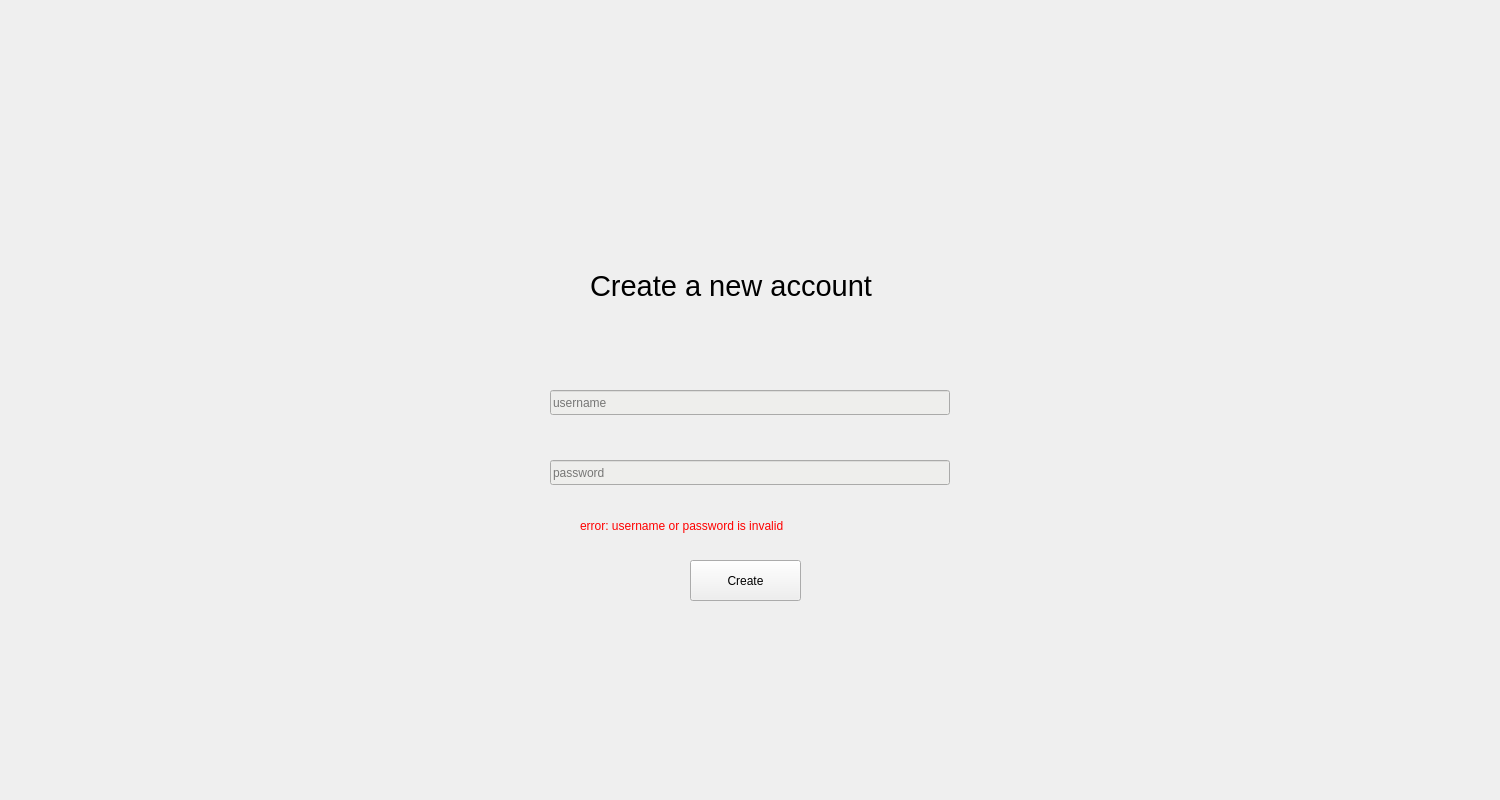
<?xml version="1.0" encoding="UTF-8"?>
<ui version="4.0">
 <class>CreateAccountPage</class>
 <widget class="QWidget" name="CreateAccountPage">
  <property name="geometry">
   <rect>
    <x>0</x>
    <y>0</y>
    <width>1500</width>
    <height>800</height>
   </rect>
  </property>
  <property name="windowTitle">
   <string>CreateAccountPage</string>
  </property>
  <widget class="QPushButton" name="Create">
   <property name="geometry">
    <rect>
     <x>690</x>
     <y>560</y>
     <width>111</width>
     <height>41</height>
    </rect>
   </property>
   <property name="text">
    <string>Create</string>
   </property>
  </widget>
  <widget class="QLineEdit" name="username">
   <property name="geometry">
    <rect>
     <x>550</x>
     <y>390</y>
     <width>400</width>
     <height>25</height>
    </rect>
   </property>
   <property name="minimumSize">
    <size>
     <width>400</width>
     <height>0</height>
    </size>
   </property>
   <property name="maximumSize">
    <size>
     <width>400</width>
     <height>16777215</height>
    </size>
   </property>
   <property name="styleSheet">
    <string notr="true">background-color: rgb(238, 238, 236);</string>
   </property>
   <property name="text">
    <string/>
   </property>
   <property name="placeholderText">
    <string>username</string>
   </property>
  </widget>
  <widget class="QLineEdit" name="password">
   <property name="geometry">
    <rect>
     <x>550</x>
     <y>460</y>
     <width>400</width>
     <height>25</height>
    </rect>
   </property>
   <property name="minimumSize">
    <size>
     <width>400</width>
     <height>0</height>
    </size>
   </property>
   <property name="maximumSize">
    <size>
     <width>400</width>
     <height>16777215</height>
    </size>
   </property>
   <property name="styleSheet">
    <string notr="true">background-color: rgb(238, 238, 236);</string>
   </property>
   <property name="text">
    <string/>
   </property>
   <property name="placeholderText">
    <string>password</string>
   </property>
  </widget>
  <widget class="QLabel" name="label">
   <property name="geometry">
    <rect>
     <x>590</x>
     <y>240</y>
     <width>471</width>
     <height>91</height>
    </rect>
   </property>
   <property name="sizePolicy">
    <sizepolicy hsizetype="Preferred" vsizetype="Expanding">
     <horstretch>50</horstretch>
     <verstretch>0</verstretch>
    </sizepolicy>
   </property>
   <property name="styleSheet">
    <string notr="true">font: 22pt</string>
   </property>
   <property name="text">
    <string>Create a new account</string>
   </property>
   <property name="textFormat">
    <enum>Qt::AutoText</enum>
   </property>
  </widget>
  <widget class="QPushButton" name="back">
   <property name="geometry">
    <rect>
     <x>10</x>
     <y>10</y>
     <width>81</width>
     <height>81</height>
    </rect>
   </property>
   <property name="styleSheet">
    <string notr="true">border: 0px</string>
   </property>
   <property name="text">
    <string/>
   </property>
   <property name="flat">
    <bool>true</bool>
   </property>
  </widget>
  <widget class="QWidget" name="_errorTxt" native="true">
   <property name="geometry">
    <rect>
     <x>580</x>
     <y>500</y>
     <width>391</width>
     <height>51</height>
    </rect>
   </property>
   <layout class="QVBoxLayout" name="verticalLayout">
    <item>
     <widget class="QLabel" name="errorTxt">
      <property name="styleSheet">
       <string notr="true">color : red; </string>
      </property>
      <property name="text">
       <string>error: username or password is invalid</string>
      </property>
     </widget>
    </item>
   </layout>
  </widget>
 </widget>
 <resources>
  <include location="../../../../../../test.qrc"/>
 </resources>
 <connections/>
</ui>
